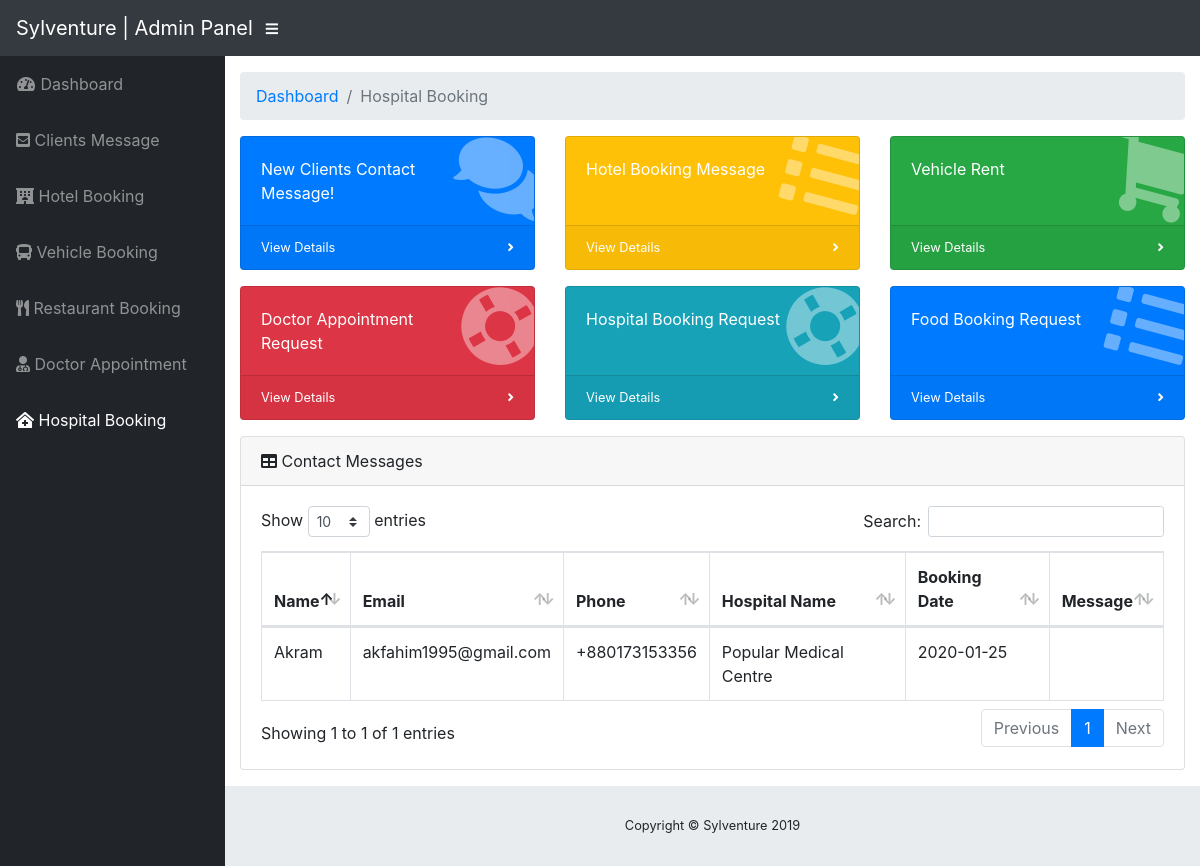
Screenshot of /admin/hospital_booking.php with the database file from the repository.
### tables this page shows
CREATE TABLE `cabin_reservation` (
  `id` int(11) NOT NULL,
  `name` varchar(255) NOT NULL,
  `email` varchar(255) NOT NULL,
  `phone` varchar(13) NOT NULL,
  `hospital` varchar(255) NOT NULL,
  `bookingDate` date NOT NULL,
  `message` varchar(255) DEFAULT NULL
);

### admin/hospital_booking.php (the view, shortened to what this page needs)
<?php
  include '../db/config.php';
?>
<!DOCTYPE html>
<html lang="en">
<head>
  <link href="vendor/fontawesome-free/css/all.min.css" rel="stylesheet" type="text/css">
  <link href="vendor/datatables/dataTables.bootstrap4.css" rel="stylesheet">
  <link href="css/sb-admin.css" rel="stylesheet">
</head>
<body id="page-top">
  <nav class="navbar navbar-expand navbar-dark bg-dark static-top">
    <a class="navbar-brand mr-1" href="index.html">Sylventure | Admin Panel</a>
    <button class="btn btn-link btn-sm text-white order-1 order-sm-0" id="sidebarToggle" href="#">
      <i class="fas fa-bars"></i>
    </button>
  </nav>
  <div id="wrapper">
    <ul class="sidebar navbar-nav">
      <li class="nav-item">
        <a class="nav-link" href="index.php">
          <i class="fas fa-fw fa-tachometer-alt"></i>
          <span>Dashboard</span>
        </a>
      </li>
      <li class="nav-item">
        <a class="nav-link" href="index.php">
          <i class="fas fa-envelope-square"></i>
          <span>Clients Message</span>
        </a>
      </li>
      <li class="nav-item">
        <a class="nav-link" href="hotel_booking.php">
          <i class="fas fa-hotel"></i>
          <span>Hotel Booking</span></a>
      </li>
      <li class="nav-item">
        <a class="nav-link" href="vehicle_booking.php">
          <i class="fas fa-bus"></i>
          <span>Vehicle Booking</span></a>
      </li>
      <li class="nav-item">
        <a class="nav-link" href="restaurant_booking.php">
          <i class="fas fa-utensils"></i>
          <span>Restaurant Booking</span></a>
      </li>
      <li class="nav-item">
        <a class="nav-link" href="doctor_booking.php">
          <i class="fas fa-user-md"></i>
          <span>Doctor Appointment</span></a>
      </li>
      <li class="nav-item active">
        <a class="nav-link" href="hospital_booking.php">
          <i class="fas fa-clinic-medical"></i>
          <span>Hospital Booking</span></a>
      </li>
    </ul>
    <div id="content-wrapper">
      <div class="container-fluid">
        <ol class="breadcrumb">
          <li class="breadcrumb-item">
            <a href="#">Dashboard</a>
          </li>
          <li class="breadcrumb-item active">Hospital Booking</li>
        </ol>
        <div class="row">
          <div class="col-xl-4 col-sm-6 mb-3">
            <div class="card text-white bg-primary o-hidden h-100">
              <div class="card-body">
                <div class="card-body-icon">
                  <i class="fas fa-fw fa-comments"></i>
                </div>
                <div class="mr-5">New Clients Contact Message!</div>
              </div>
              <a class="card-footer text-white clearfix small z-1" href="index.php">
                <span class="float-left">View Details</span>
                <span class="float-right">
                  <i class="fas fa-angle-right"></i>
                </span>
              </a>
            </div>
          </div>
          <div class="col-xl-4 col-sm-6 mb-3">
            <div class="card text-white bg-warning o-hidden h-100">
              <div class="card-body">
                <div class="card-body-icon">
                  <i class="fas fa-fw fa-list"></i>
                </div>
                <div class="mr-5">Hotel Booking Message</div>
              </div>
              <a class="card-footer text-white clearfix small z-1" href="hotel_booking.php">
                <span class="float-left">View Details</span>
                <span class="float-right">
                  <i class="fas fa-angle-right"></i>
                </span>
              </a>
            </div>
          </div>
          <div class="col-xl-4 col-sm-6 mb-3">
            <div class="card text-white bg-success o-hidden h-100">
              <div class="card-body">
                <div class="card-body-icon">
                  <i class="fas fa-fw fa-shopping-cart"></i>
                </div>
                <div class="mr-5">Vehicle Rent</div>
              </div>
              <a class="card-footer text-white clearfix small z-1" href="vehicle_booking.php">
                <span class="float-left">View Details</span>
                <span class="float-right">
                  <i class="fas fa-angle-right"></i>
                </span>
              </a>
            </div>
          </div>
          <div class="col-xl-4 col-sm-6 mb-3">
            <div class="card text-white bg-danger o-hidden h-100">
              <div class="card-body">
                <div class="card-body-icon">
                  <i class="fas fa-fw fa-life-ring"></i>
                </div>
                <div class="mr-5">Doctor Appointment Request</div>
              </div>
              <a class="card-footer text-white clearfix small z-1" href="doctor_booking.php">
                <span class="float-left">View Details</span>
                <span class="float-right">
                  <i class="fas fa-angle-right"></i>
                </span>
              </a>
            </div>
          </div>
		      <div class="col-xl-4 col-sm-6 mb-3">
            <div class="card text-white bg-info o-hidden h-100">
              <div class="card-body">
                <div class="card-body-icon">
                  <i class="fas fa-fw fa-life-ring"></i>
                </div>
                <div class="mr-5">Hospital Booking Request</div>
              </div>
              <a class="card-footer text-white clearfix small z-1" href="hospital_booking.php">
                <span class="float-left">View Details</span>
                <span class="float-right">
                  <i class="fas fa-angle-right"></i>
                </span>
              </a>
            </div>
          </div>
		      <div class="col-xl-4 col-sm-6 mb-3">
            <div class="card text-white bg-primary o-hidden h-100">
              <div class="card-body">
                <div class="card-body-icon">
                  <i class="fas fa-fw fa-list"></i>
                </div>
                <div class="mr-5">Food Booking Request</div>
              </div>
              <a class="card-footer text-white clearfix small z-1" href="restaurant_booking.php">
                <span class="float-left">View Details</span>
                <span class="float-right">
                  <i class="fas fa-angle-right"></i>
                </span>
              </a>
            </div>
          </div>
        </div>
        <?php
          $statement = $pdo->prepare("SELECT * FROM `cabin_reservation`");
          $statement->execute();
          $clients = $statement->fetchAll(PDO::FETCH_ASSOC);
        ?>
        <div class="card mb-3">
          <div class="card-header">
            <i class="fas fa-table"></i>
            Contact Messages</div>
          <div class="card-body">
            <div class="table-responsive">
              <table class="table table-bordered" id="dataTable" width="100%" cellspacing="0">
                <thead>
                  <tr>
                    <th>Name</th>
                    <th>Email</th>
                    <th>Phone</th>
                    <th>Hospital Name</th>
                    <th>Booking Date</th>
                    <th>Message</th>
                  </tr>
                </thead>
                <tbody>
                  <?php foreach ($clients as $client): ?>
                    <tr>
                    <td><?php echo $client['name'] ?></td>
                    <td><?php echo $client['email'] ?></td>
                    <td><?php echo $client['phone'] ?></td>
                    <td><?php echo $client['hospital'] ?></td>
                    <td><?php echo $client['bookingDate'] ?></td>
                    <td><?php echo $client['message'] ?></td>
                  </tr>
                  <?php endforeach ?>
                </tbody>
              </table>
            </div>
          </div>
        </div>
      </div>
      <footer class="sticky-footer">
        <div class="container my-auto">
          <div class="copyright text-center my-auto">
            <span>Copyright © Sylventure 2019</span>
          </div>
        </div>
      </footer>
    </div>
  </div>
</body>
</html>

### rows the page displays
cabin_reservation: name "Akram", email "akfahim1995@gmail.com", phone "+880173153356", hospital "Popular Medical Centre", bookingDate "2020-01-25"
